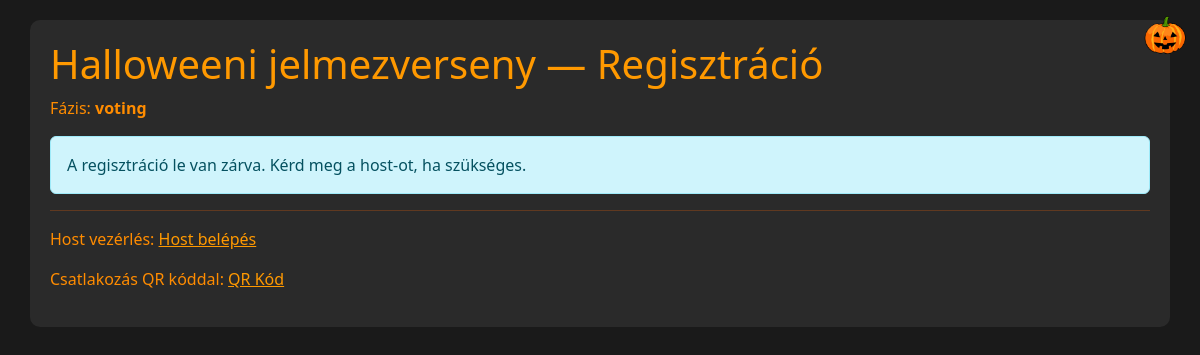
Before: / with the older database file.
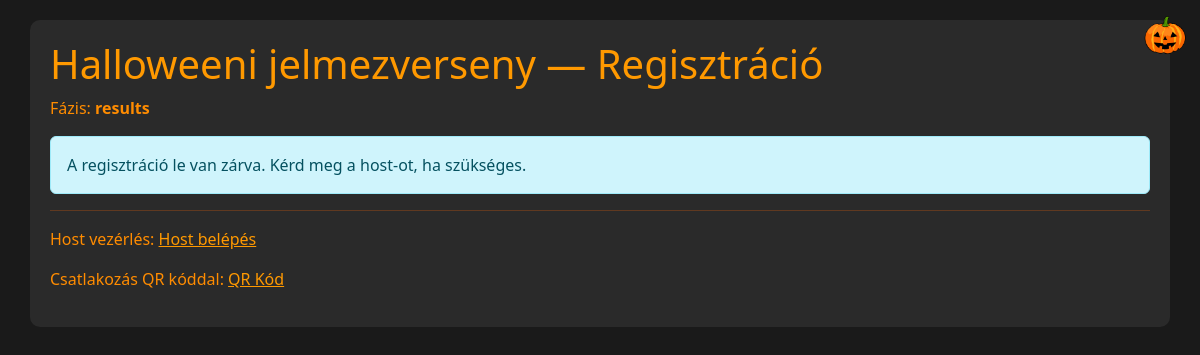
After: the same page with the newer database file.
### tables this page shows
CREATE TABLE meta (
    k TEXT PRIMARY KEY,
    v TEXT
);

### inc/db.php (called while the page is built, shortened)
<?php
function get_phase($pdo) {
    $st = $pdo->query("SELECT v FROM meta WHERE k='phase'");
    $r = $st->fetchColumn();
    return $r ?: 'registration';
}
?>

### inc/functions.php (called while the page is built, shortened)
<?php
require_once __DIR__ . '/db.php';
function h($s){ return htmlspecialchars($s, ENT_QUOTES); }
?>

### index.php (the view, shortened to what this page needs)
<?php
require 'inc/db.php';
require 'inc/functions.php';
$phase = get_phase($pdo);
?>
<!doctype html>
<html>
<head>
<link rel="stylesheet" href="https://cdn.jsdelivr.net/npm/bootstrap@5.3.0/dist/css/bootstrap.min.css">
<link rel="stylesheet" href="assets/css/custom.css">
</head>
<body>
<div class="container">
  <h1>Halloweeni jelmezverseny — Regisztráció</h1>
  <p>Fázis: <strong><?php echo h($phase); ?></strong></p>
  <?php if ($phase === 'registration'): ?>
  <form method="post" enctype="multipart/form-data" class="row g-3">
    <div class="col-md-6">
      <label class="form-label">Versenyző neve</label>
      <input name="name" class="form-control" required maxlength="45">
    </div>
    <div class="col-md-6">
      <label class="form-label">Jelmez neve</label>
      <input name="costume" class="form-control" required maxlength="45">
    </div>
    <div class="col-12">
      <label class="form-label">Fénykép (opcionális) — jpg/png/webp, kliens oldalon formázva, ha túl nagy</label>
      <input type="file" name="photo" accept="image/*" class="form-control">
    </div>
    <div class="col-12">
      <button class="btn btn-primary">Regisztrál</button>
    </div>
  </form>
  <?php else: ?>
    <div class="alert alert-info">A regisztráció le van zárva. Kérd meg a host-ot, ha szükséges.</div>
  <?php endif; ?>
  <hr>
  <p>Host vezérlés: <a href="login.php">Host belépés</a></p>
  <p>Csatlakozás QR kóddal: <a href="qrcode.php">QR Kód</a></p>
  <img src="assets/images/pumpkin.png" class="pumpkin" alt="pumpkin">
</div>
</body>
</html>

Changed rows visible on the page:
changed meta: v "voting" → "results"
